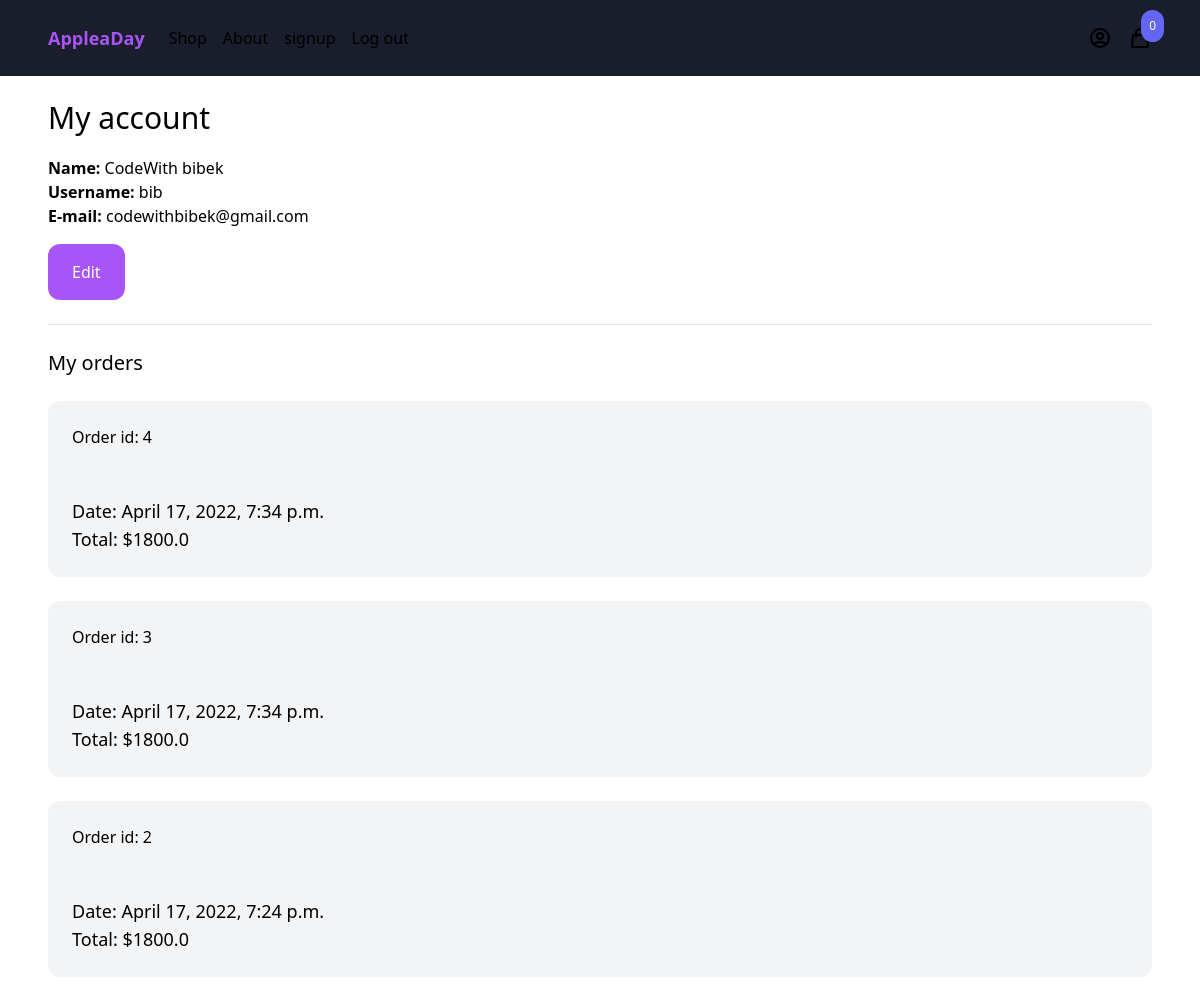
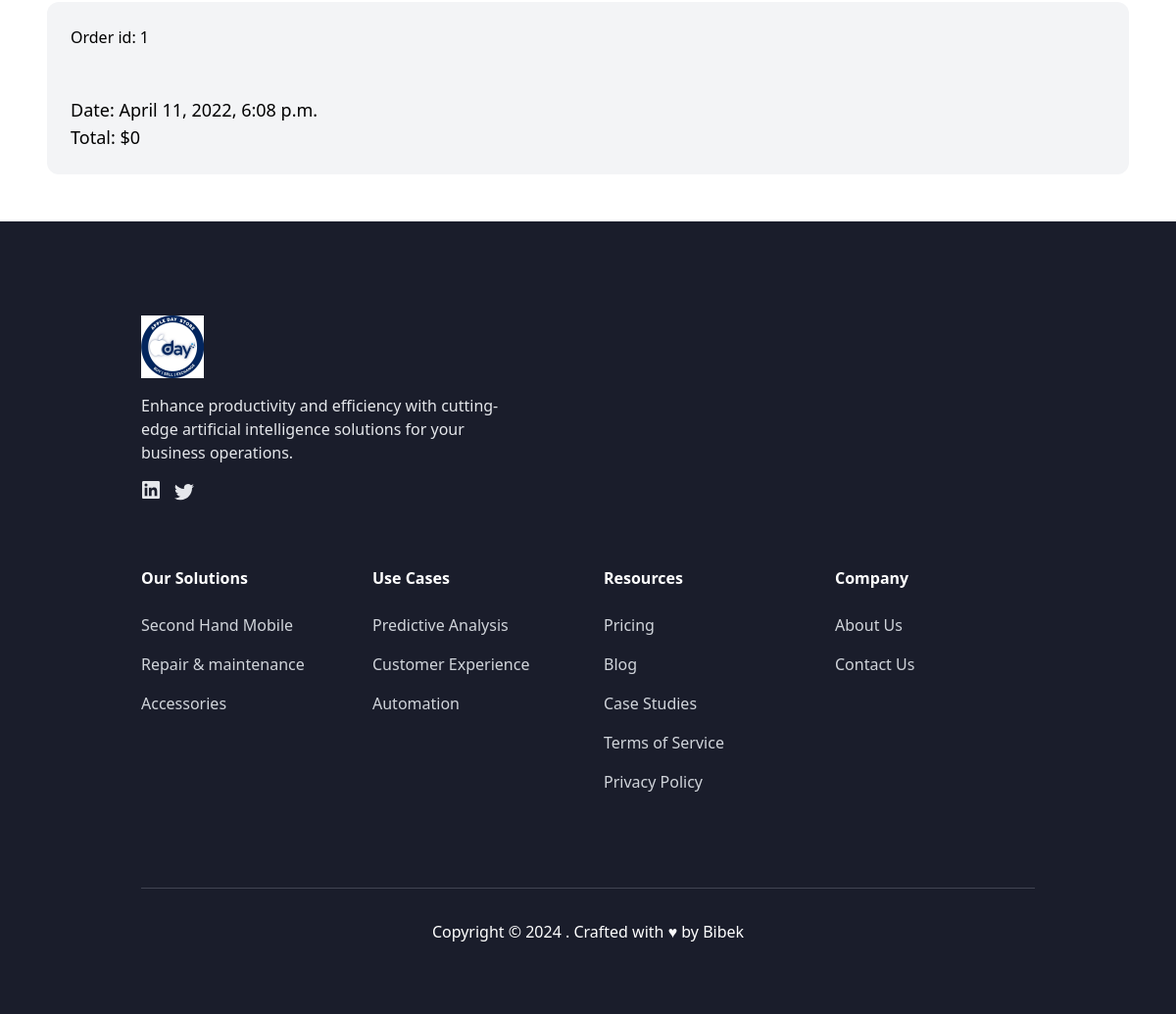
Page /myaccount/ (signed in) on the committed database (2 pictures, top to bottom).
### order/models.py (models this page shows)
class Order(models.Model):
    ORDERED = 'ordered'
    SHIPPED = 'shipped'
    STATUS_CHOICES = (
        (ORDERED, 'Ordered'),
        (SHIPPED, 'Shipped')
    )
    user = models.ForeignKey(User, related_name='orders', blank=True, null=True, on_delete=models.CASCADE)
    first_name = models.CharField(max_length=255)
    last_name = models.CharField(max_length=255)
    email = models.CharField(max_length=255)
    address = models.CharField(max_length=255)
    zipcode = models.CharField(max_length=255)
    place = models.CharField(max_length=255)
    phone = models.CharField(max_length=255)
    created_at = models.DateTimeField(auto_now_add=True)
    paid = models.BooleanField(default=False)
    paid_amount = models.IntegerField(blank=True, null=True)
    status = models.CharField(max_length=20, choices=STATUS_CHOICES, default=ORDERED)
    class Meta:
        ordering = ('-created_at',)
    def get_total_price(self):
        if self.paid_amount:
            return self.paid_amount / 100
        return 0

### core/views.py (the view)
# urls.py: path('myaccount/', myaccount, name='myaccount'),
@login_required
def myaccount(request):
    return render(request, 'core/myaccount.html')

### cart/cart.py (called while the page is built)
    def __len__(self):
        return sum(item['quantity'] for item in self.cart.values())

### cart/context_processors.py (called while the page is built)
def cart(request):
    return {'cart': Cart(request)}

### core/templates/core/myaccount.html (shortened to what this page needs)
{% extends 'core/base.html' %}
{% block content %}
<div class="max-w-6xl mx-auto p-6">
    <h1 class="mb-5 text-3xl">My account</h1>
    <div class="mb-6">
        <strong>Name: </strong>{{ request.user.get_full_name }}<br>
        <strong>Username: </strong>{{ request.user.username }}<br>
        <strong>E-mail: </strong>{{ request.user.email }}<br>
        <a href="{% url 'edit_myaccount' %}" class="inline-block mt-4 py-4 px-6 rounded-xl text-white bg-purple-500">Edit</a>
    </div>
    <hr>
    <h2 class="my-6 text-xl">My orders</h2>
    {% for order in request.user.orders.all %}
        <div class="w-full mb-6 p-6 flex flex-wrap bg-gray-100 rounded-xl">
            <div class="mb-6 flex justify-between">
                <a href="#">Order id: {{ order.id }}</a>
            </div>
            <div>
                <p class="text-lg">Date: {{ order.created_at }}</p>
                <p class="text-lg">Total: ${{ order.get_total_price }}</p>
            </div>
        </div>
    {% endfor %}
</div>
{% endblock %}

### rows in the picture
Order: id "4", created_at "April 17, 2022, 7:34 p.m.", get_total_price "1800.0"
Order: id "3", created_at "April 17, 2022, 7:34 p.m.", get_total_price "1800.0"
Order: id "2", created_at "April 17, 2022, 7:24 p.m.", get_total_price "1800.0"
Order: id "1", created_at "April 11, 2022, 6:08 p.m.", get_total_price "0"

### other values in the picture
{{ cart|length }} "0"
{{ request.user.get_full_name }} "CodeWith bibek"
{{ request.user.username }} "bib"
{{ request.user.email }} "codewithbibek@gmail.com"
